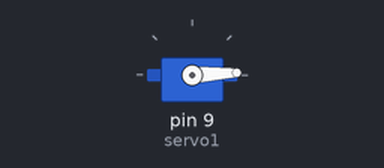
Simulated run of this sketch. Board: Arduino Uno, built with avr-gcc and run on an emulated ATmega328P. On the bench: servo.

Above: at 0.05 s.
At 0.65 s:
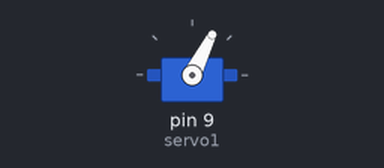
At 1.3 s:
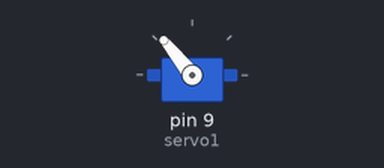
At 2.55 s:
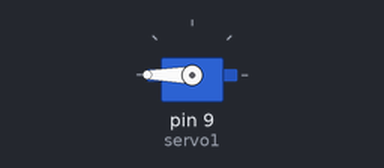
Timing chart, 0 to 7.7 s (numbered marks = the images above):
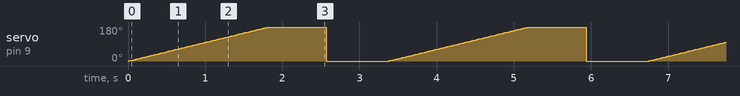

The sketch:

Bolum19Servo.ino
```cpp
#include <Servo.h>

Servo servo1;

void setup() {
servo1.attach(9);
}

void loop() {
for (int i=0; i<255; i++)
{
servo1.write(i);
delay(10);
}
servo1.write(0);
delay(800);
}
```

Measured:
- by itself, servo on pin 9 (servo1): ramps from 0° to 180° and jumps back, once every 3.4 s
